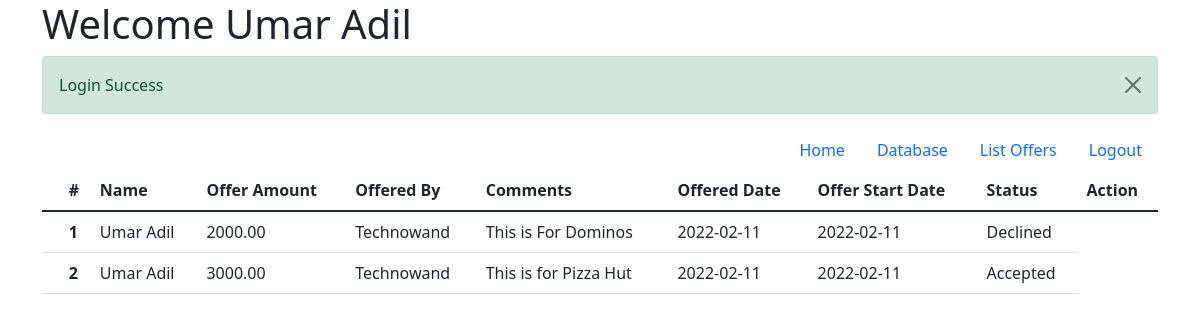
The page /list_offers.php (signed in) on the database its author committed.
### tables this page shows
CREATE TABLE `offers` (
  `offer_id` int(11) NOT NULL,
  `user_id` int(11) NOT NULL,
  `offer_amount` decimal(10,2) NOT NULL,
  `offer_status` enum('Open','Accepted','Declined') NOT NULL DEFAULT 'Open',
  `start_date` date NOT NULL,
  `offered_by` int(11) NOT NULL,
  `offered_date` date NOT NULL,
  `comments` mediumtext NOT NULL,
  `created_on` datetime NOT NULL DEFAULT current_timestamp(),
  `updated_on` datetime NOT NULL
);

CREATE TABLE `users` (
  `user_id` int(11) NOT NULL,
  `full_name` varchar(100) NOT NULL,
  `email` varchar(255) NOT NULL,
  `password` varchar(255) NOT NULL,
  `is_admin` char(1) NOT NULL DEFAULT 'N',
  `created_on` datetime NOT NULL DEFAULT current_timestamp(),
  `updated_on` datetime NOT NULL
);

### list_offers.php (the view, shortened to what this page needs)
<?php session_start();
require_once('connection.php');
$conditions = " 1 = 1 ";
if($_SESSION['is_admin'] == 'N')
{
    $conditions .= " AND u1.user_id = " . $_SESSION['user_id'];
}
$sql = "SELECT u1.full_name, u2.full_name AS offered_by_user, offer_id, offer_amount, comments, start_date, offer_status, offered_date FROM offers AS o INNER JOIN users AS u1 ON o.user_id = u1.user_id INNER JOIN users AS u2 ON o.offered_by = u2.user_id WHERE " . $conditions;
if ($res = mysqli_query($link, $sql))
{
    if (mysqli_num_rows($res) > 0)
    {
        $row = mysqli_fetch_all($res, MYSQLI_ASSOC);
    }
    else
    {
      $dataFound = FALSE;
      $_SESSION['error'] = 'There are no records found';
    }
}
else
{
    $_SESSION['error'] = "ERROR: Could not able to execute $sql. " .mysqli_error($link);
    header('Location: index.php');
}
require_once('header.php');
 ?>
<form action="list_offers.php" method="POST">
<table class="table">
  <thead>
    <tr>
      <th scope="col"></th>
      <th scope="col">#</th>
      <th scope="col">Name</th>
      <th scope="col">Offer Amount</th>
      <th scope="col">Offered By</th>
      <th scope="col">Comments</th>
      <th scope="col">Offered Date</th>
      <th scope="col">Offer Start Date</th>
      <th scope="col">Status</th>
      <th scope="col" colspan="2">Action</th>
    </tr>
  </thead>
  <tbody>
    <?php
    $i = 0;
    foreach($row as $key => $data)
    {
      $i++;
      ?>
      <tr>
        <th>
        ?></th>
        <th scope="row"><?=$i;?></th>
        <td><?=$data['full_name'];?></td>
        <td><?=$data['offer_amount'];?></td>
        <td><?=$data['offered_by_user'];?></td>
        <td><?=$data['comments'];?></td>
        <td><?=$data['offered_date'];?></td>
        <td><?=$data['start_date'];?></td>
        <td><?=$data['offer_status'];?></td>
      </tr>
      <?php
    }
    ?>
  </tbody>
</table>
</form>
<?php require_once('footer.php'); ?>

### rows shown on the page
offers: user.full_name "Umar Adil", offer_amount "2000.00", offered_by.full_name "Technowand", comments "This is For Dominos", offered_date "2022-02-11", start_date "2022-02-11", offer_status "Declined"
offers: user.full_name "Umar Adil", offer_amount "3000.00", offered_by.full_name "Technowand", comments "This is for Pizza Hut", offered_date "2022-02-11", start_date "2022-02-11", offer_status "Accepted"

### other values the page prints
$_SESSION['success'] "Login Success"
